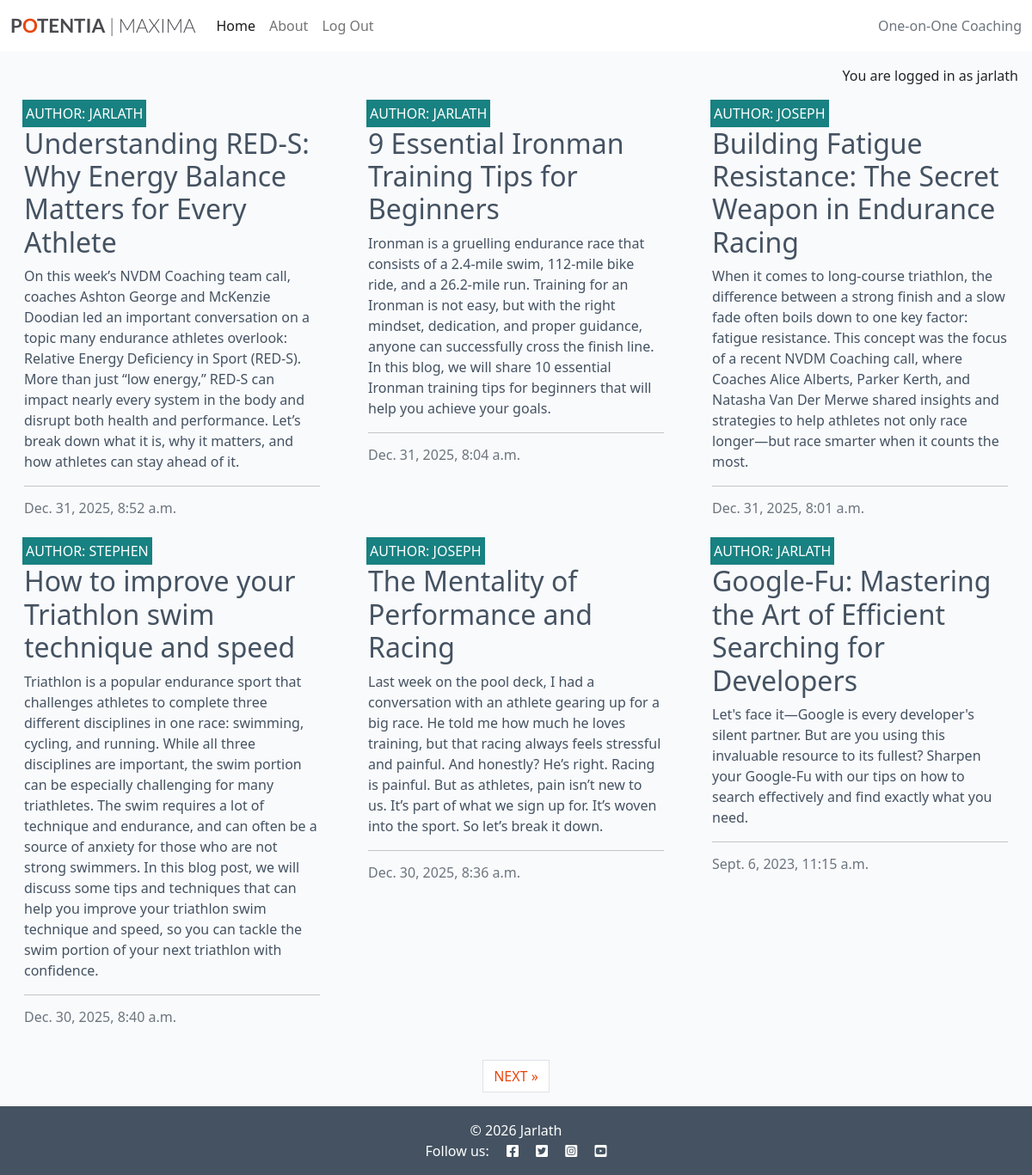
Page / (signed in) on the earlier database version.
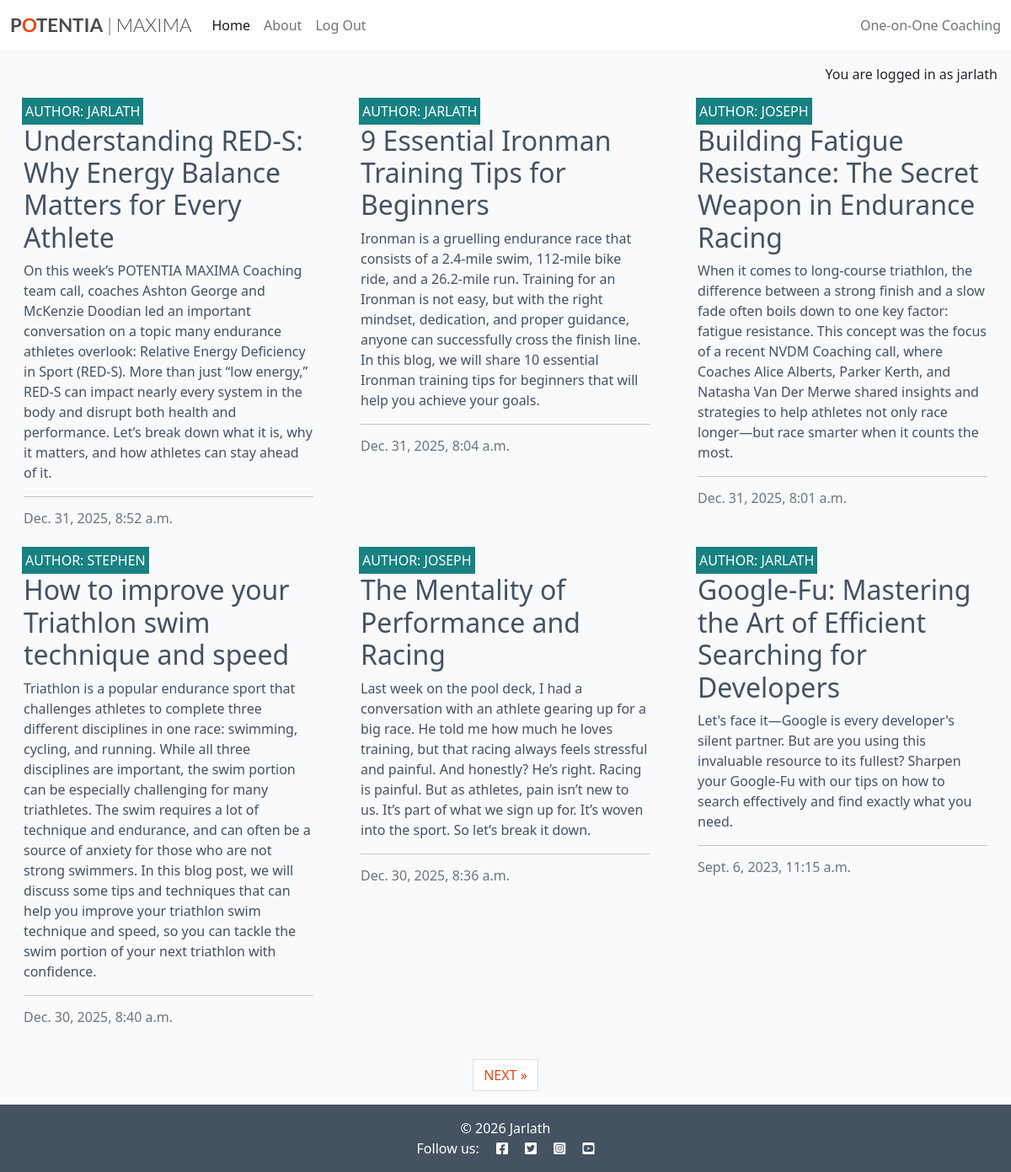
Same page on the later database version.
### home/models.py (models this page shows, shortened)
class CoachingPost(models.Model):
    title = models.CharField(
        max_length=200, unique=True
    )
    slug = models.SlugField(max_length=200, unique=True)
    author = models.ForeignKey(User, on_delete=models.CASCADE)
    status = models.IntegerField(choices=STATUS, default=0)
    created_on = models.DateTimeField(auto_now_add=True)
    updated_on = models.DateTimeField(auto_now=True)
    content = models.TextField()
    excerpt = models.TextField(blank=True)
    class Meta:
        ordering = ["-created_on"]

### home/views.py (the view)
# urls.py: path('', views.CoachingPostList.as_view(), name='home'),
class CoachingPostList(generic.ListView):
    template_name = "home/index.html"
    paginate_by = 6
    queryset = CoachingPost.objects.filter(status=1).order_by("-created_on")

### home/templates/home/index.html (shortened to what this page needs)
{% extends "base.html" %} {% load static %} {% block content %}
{% if user.is_authenticated %}
<div class="container-fluid">
    <div class="row">
        <div class="col-12 mt-3 left">
            <div class="row">
                {% for post in coachingpost_list %}
                <div class="col-md-4">
                    <div class="card mb-4">
                        <div class="card-body">
                            <div class="image-container">
                                <div class="image-flash">
                                    <p class="author">Author: {{ post.author }}</p>
                                </div>
                            </div>
                            <a href="{% url 'coaching_post_detail' post.slug %}" class="post-link">
                                <h2 class="card-title">{{ post.title }}</h2>
                                <p class="card-text">{{ post.excerpt }}</p>
                            </a>
                            <hr />
                            <p class="card-text text-muted h6">{{ post.created_on}}
                            </p>
                        </div>
                    </div>
                </div>
                {% if forloop.counter|divisibleby:3 %}
            </div>
            <div class="row">
                {% endif %}
                {% endfor %}
            </div>
        </div>
    </div>
    {% if is_paginated %}
    <nav aria-label="Page navigation">
        <ul class="pagination justify-content-center">
            {% if page_obj.has_next %}
            <li><a href="?page={{ page_obj.next_page_number }}" class="page-link">NEXT &raquo;</a></li>
            {% endif %}
        </ul>
    </nav>
    {% endif %}
</div>
{% endif %}
{% endblock %}
{% block copyright %}
&copy; 2026 Jarlath
{% endblock %}

Differences in the rows shown:
changed CoachingPost "Understanding RED-S: Why Energy Balance Matters for Every Athlete": excerpt "On this week’s NVDM Coaching team call, coaches…" → "On this week’s POTENTIA MAXIMA Coaching team call, coaches…"
